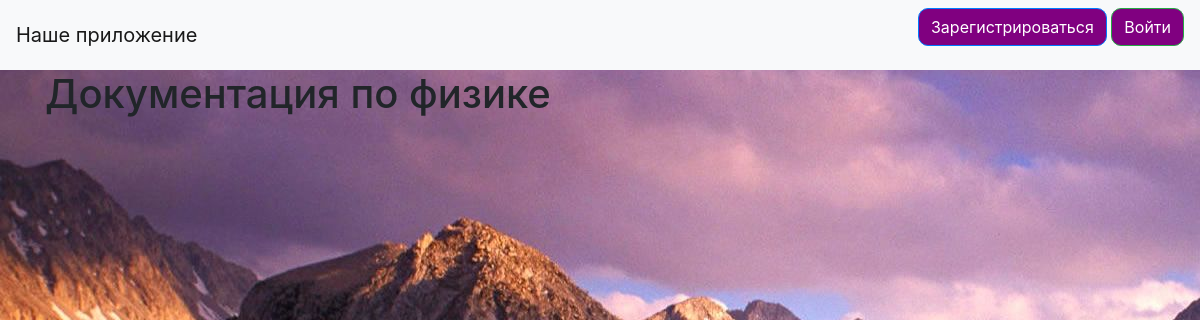
Before: /phys.html with the older database file.
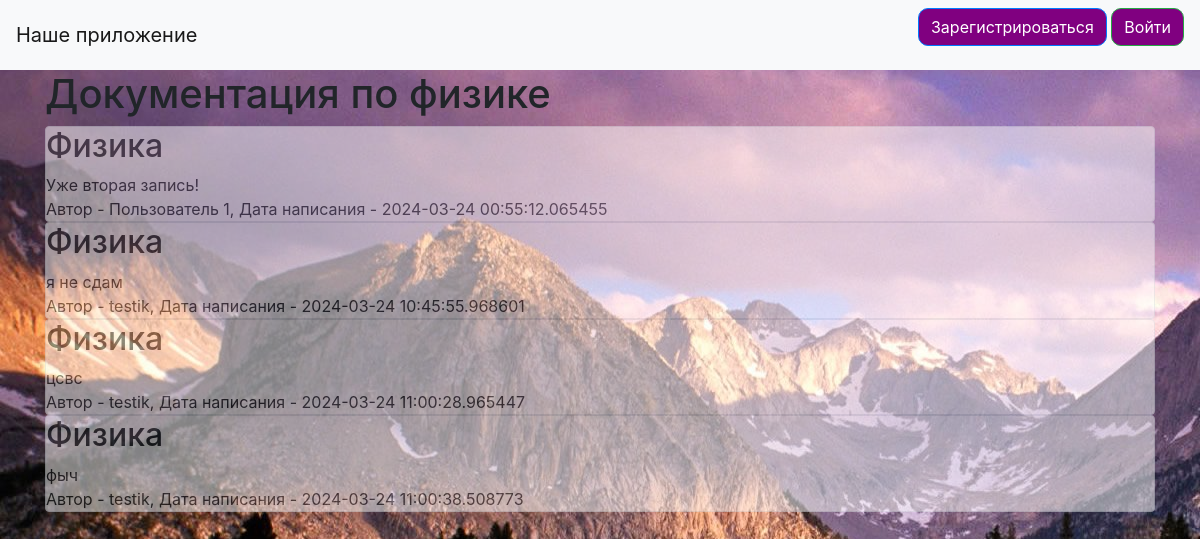
After: the same page with the newer database file.
### data/news.py (models this page shows)
class News(SqlAlchemyBase):
    __tablename__ = 'news'
    id = sqlalchemy.Column(sqlalchemy.Integer,
                           primary_key=True, autoincrement=True)
    title = sqlalchemy.Column(sqlalchemy.String, nullable=True)
    content = sqlalchemy.Column(sqlalchemy.String, nullable=True)
    created_date = sqlalchemy.Column(sqlalchemy.DateTime,
                                     default=datetime.datetime.now)
    is_private = sqlalchemy.Column(sqlalchemy.Boolean, default=True)
    user_id = sqlalchemy.Column(sqlalchemy.Integer,
                                sqlalchemy.ForeignKey("users.id"))
    user = orm.relationship('User')

### data/users.py (models this page shows, shortened)
class User(SqlAlchemyBase, UserMixin):
    __tablename__ = 'users'
    id = sqlalchemy.Column(sqlalchemy.Integer,
                           primary_key=True, autoincrement=True)
    name = sqlalchemy.Column(sqlalchemy.String, nullable=True)
    about = sqlalchemy.Column(sqlalchemy.String, nullable=True)
    email = sqlalchemy.Column(sqlalchemy.String,
                              index=True, unique=True, nullable=True)
    hashed_password = sqlalchemy.Column(sqlalchemy.String, nullable=True)
    created_date = sqlalchemy.Column(sqlalchemy.DateTime,
                                     default=datetime.datetime.now)
    news = orm.relationship("News", back_populates='user')

### main.py (the view)
@app.route("/phys.html")
def phys():
    db_sess = db_session.create_session()
    news = db_sess.query(News).filter(News.title == 'Физика')
    return render_template("phys.html", news=news)

### data/db_session.py (called while the page is built)
def create_session() -> Session:
    global __factory
    return __factory()

### templates/phys.html (shortened to what this page needs)
{% extends "base.html" %}
{% block content %}
<h1>Документация по физике</h1>
{% for item in news%}
<div class="col-md6 border rounded" style="background-color: white; opacity: .5;">
    <h2>{{item.title}}</h2>
    <div>
        {{item.content}}
    </div>
    <div>
        Автор - {{item.user.name}}, Дата написания - {{item.created_date}}
    </div>
</div>
{% endfor %}
{% endblock %}

Changed rows visible on the page:
now on this page (row edited): News: title "Физика", content "Уже вторая запись!", user.name "Пользователь 1", created_date "2024-03-24 00:55:12.065455"
added News: title "Физика", content "я не сдам", user.name "testik", created_date "2024-03-24 10:45:55.968601"
added News: title "Физика", content "цсвс", user.name "testik", created_date "2024-03-24 11:00:28.965447"
added News: title "Физика", content "фыч", user.name "testik", created_date "2024-03-24 11:00:38.508773"
